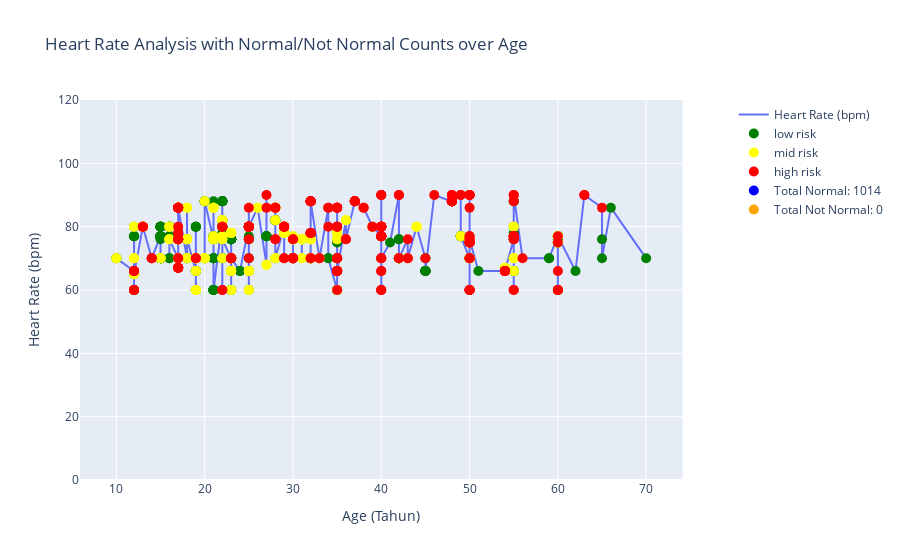

Notebook cell for this chart:
### Code cell
import pandas as pd
import plotly.graph_objs as go
from plotly.subplots import make_subplots

# Reading data from the Excel file
data = pd.read_excel('data/data_kesehatan_copy.xlsx')
data = data.sort_values(by='Age')

# Defining the 'normal' heart rate range
normal_hr_range = (60, 100)

# Determining if each heart rate is normal or not and creating a new column for it
data['HRStatus'] = data['HeartRate'].apply(lambda x: 'normal' if normal_hr_range[0] <= x <= normal_hr_range[1] else 'not normal')

# Group by 'HRStatus' and count the occurrences
hr_status_counts = data['HRStatus'].value_counts()

# Extracting 'Age', 'HeartRate', and 'RiskLevel' from the data
x = data['Age']
y = data['HeartRate']
risk_levels = data['RiskLevel']

# Defining color mapping for risk levels
color_mapping = {'low risk': 'green', 'mid risk': 'yellow', 'high risk': 'red'}

# Creating a subplot figure with a secondary y-axis
fig = make_subplots(specs=[[{"secondary_y": True}]])

# Adding a line trace for heart rate
fig.add_trace(go.Scatter(x=x, y=y, mode='lines', name='Heart Rate (bpm)'), secondary_y=False)

# Adding separate traces for each risk level
for risk_level, color in color_mapping.items():
    x_risk = [x[i] for i in range(len(x)) if risk_levels[i] == risk_level]
    y_risk = [y[i] for i in range(len(x)) if risk_levels[i] == risk_level]
    hover_text = [f"Age: {x[i]}, Heart Rate: {y[i]} bpm, Risk Level: {risk_levels[i]}" for i in range(len(x)) if risk_levels[i] == risk_level]
    
    fig.add_trace(go.Scatter(
        x=x_risk,
        y=y_risk,
        mode='markers',
        marker=dict(color=color, size=10),
        name=risk_level,
        hovertext=hover_text
    ), secondary_y=False)

# Adding dummy traces for the legend with checks for key existence
fig.add_trace(go.Scatter(
    x=[None], 
    y=[None], 
    mode='markers',
    marker=dict(size=10, color='blue'),
    name=f'Total Normal: {hr_status_counts.get("normal", 0)}'  # Using .get() to avoid KeyError
))

# Adjusting the plot to include the 'Total Not Normal' count even if it is 0
fig.add_trace(go.Scatter(
    x=[None], 
    y=[None], 
    mode='markers',
    marker=dict(size=10, color='orange'),
    name=f'Total Not Normal: {hr_status_counts.get("not normal", 0)}'  # Using .get() with default value 0
))

# Updating the layout
fig.update_layout(
    title='Heart Rate Analysis with Normal/Not Normal Counts over Age',
    xaxis_title='Age (Tahun)',
    yaxis_title='Heart Rate (bpm)',
    yaxis2=dict(
        title='Total Counts',
        overlaying='y',
        side='right',
        showgrid=False
    ),
    autosize=True,
    height=600
)

fig.update_yaxes(
    range=[0, 120]
)

# Displaying the plot
fig.show()

### Figure 1 — Plotly figure (JSON) as saved in the notebook; plotly's stock layout.template omitted (floating-point values rounded to 4 significant figures; data arrays with more than 128 entries replaced by an {"elided": "..."} marker saying what was removed)
{"data": [{"mode": "lines", "name": "Heart Rate (bpm)", "type": "scatter", "x": {"elided": "1014 int values"}, "xaxis": "x", "y": {"elided": "1014 int values"}, "yaxis": "y"}, {"hovertext": {"elided": "406 str values"}, "marker": {"color": "green", "size": 10}, "mode": "markers", "name": "low risk", "type": "scatter", "x": {"elided": "406 int values"}, "xaxis": "x", "y": {"elided": "406 int values"}, "yaxis": "y"}, {"hovertext": {"elided": "336 str values"}, "marker": {"color": "yellow", "size": 10}, "mode": "markers", "name": "mid risk", "type": "scatter", "x": {"elided": "336 int values"}, "xaxis": "x", "y": {"elided": "336 int values"}, "yaxis": "y"}, {"hovertext": {"elided": "272 str values"}, "marker": {"color": "red", "size": 10}, "mode": "markers", "name": "high risk", "type": "scatter", "x": {"elided": "272 int values"}, "xaxis": "x", "y": {"elided": "272 int values"}, "yaxis": "y"}, {"marker": {"color": "blue", "size": 10}, "mode": "markers", "name": "Total Normal: 1014", "type": "scatter", "x": [null], "y": [null]}, {"marker": {"color": "orange", "size": 10}, "mode": "markers", "name": "Total Not Normal: 0", "type": "scatter", "x": [null], "y": [null]}], "layout": {"autosize": true, "title": {"text": "Heart Rate Analysis with Normal/Not Normal Counts over Age"}, "xaxis": {"anchor": "y", "autorange": true, "domain": [0, 0.94], "range": [6.217, 73.78], "title": {"text": "Age (Tahun)"}, "type": "linear"}, "yaxis": {"anchor": "x", "domain": [0, 1], "range": [0, 120], "title": {"text": "Heart Rate (bpm)"}, "type": "linear"}, "yaxis2": {"anchor": "x", "overlaying": "y", "range": [0, 120], "showgrid": false, "side": "right", "title": {"text": "Total Counts"}}}}
